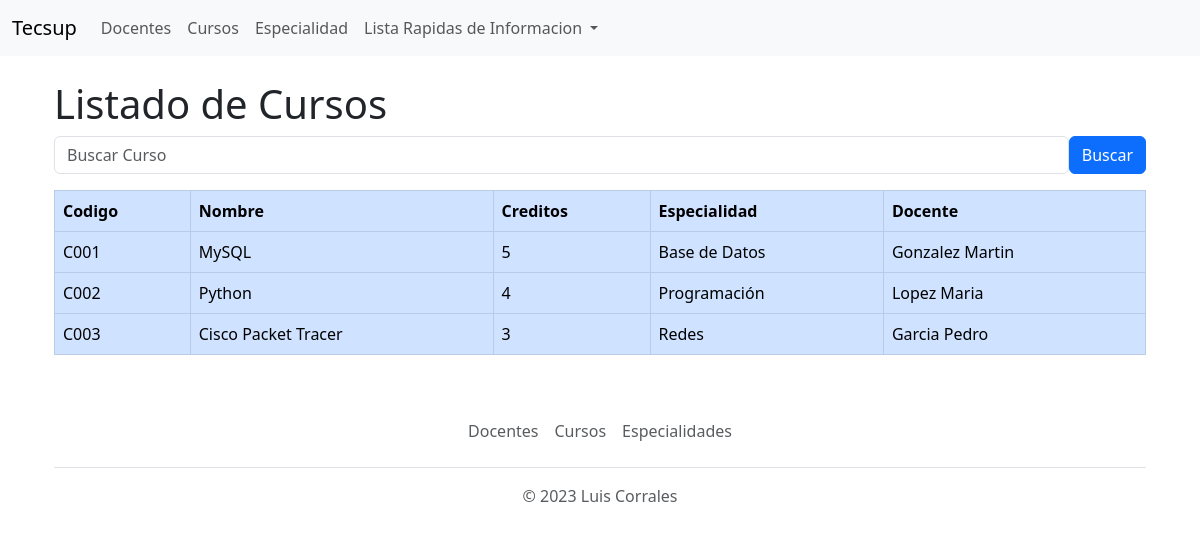
The page /listacursos (signed in) on the database as committed earlier.
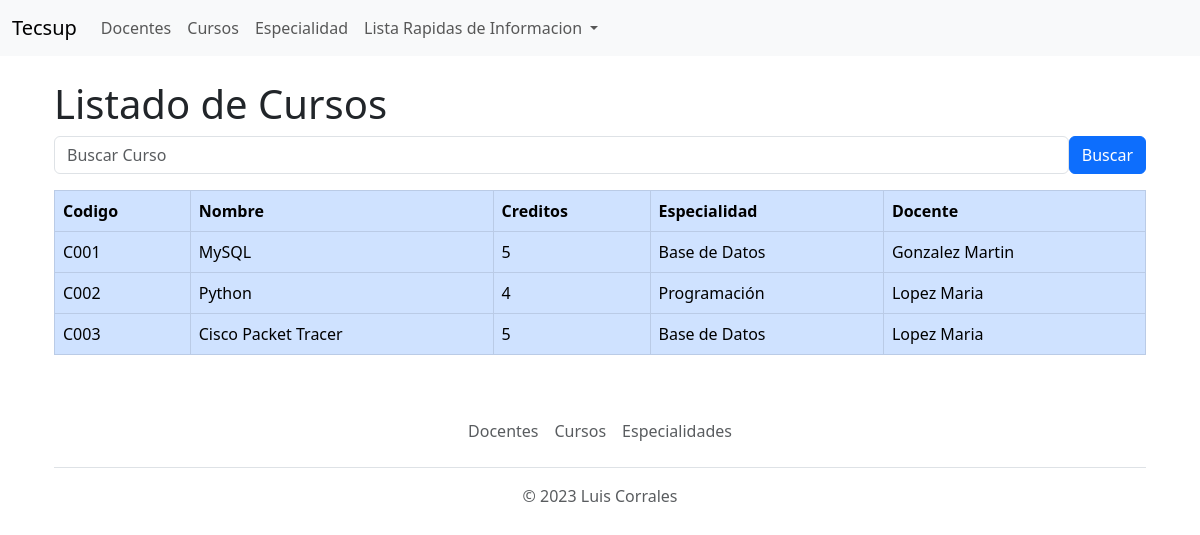
The same page on the database as committed later.
### Aplicaciones/Academico/models.py (models this page shows, shortened)
class Curso(models.Model):
    codigo = models.CharField(primary_key=True, max_length=6)
    nombre = models.CharField(max_length=50)
    creditos = models.PositiveIntegerField()
    especialidad = models.ForeignKey(Especialidad, on_delete=models.CASCADE)
    docente = models.ForeignKey(Docente, on_delete=models.CASCADE)

class Especialidad(models.Model):
    idEspecialidad = models.CharField(primary_key=True, max_length=6)
    nombre = models.CharField(max_length=50)
    descripcion = models.CharField(max_length=200)
    def __str__(self):
        return self.nombre

class Docente(models.Model):
    idDocente = models.CharField(primary_key=True, max_length=6)
    apellido = models.CharField(max_length=50)
    nombre = models.CharField(max_length=50)
    fingreso = models.DateField()
    dni = models.CharField(max_length=8)
    telefono = models.CharField(max_length=9)
    def __str__(self):
        return self.apellido + ' ' + self.nombre

### Aplicaciones/Academico/views.py (the view)
# urls.py: path('listacursos', views.listacursos, name='listacursos'),
@login_required(login_url='Academico:login')
def listacursos (request):
    cursosListado = Curso.objects.all()
    context = {'cursos': cursosListado}
    return render(request, 'ListaCursos.html', context)

### Aplicaciones/Academico/Templates/ListaCursos.html (shortened to what this page needs)
{%extends 'base.html'%}
{%block body%}
<div class="container">
    <div class="row">
        <div class="col-md-12">
            <h1>Listado de Cursos</h1>
            <div class = "row">
                <div class = "col-md-12">
                    <form action="/buscarcurso" method="post">
                        <div class="d-flex justify-content-between align-items-end">
                            <input type="text" name="cursobuscado" class="form-control" placeholder="Buscar Curso">
                            <input type="submit" value="Buscar" class="btn btn-primary">
                        </div>
                    </form>
                </div>
            <div class = "table-respnsive py2 mt-3">
                <table class="table table-hover table-bordered table-primary">
                    <thead>
                        <tr>
                            <th>Codigo</th>
                            <th>Nombre</th>
                            <th>Creditos</th>
                            <th>Especialidad</th>
                            <th>Docente</th>
                        </tr>
                    </thead>
                    <tbody>
                        {%for curso in cursos%}
                            <tr>
                                <td>{{curso.codigo}}</td>
                                <td>{{curso.nombre}}</td>
                                <td>{{curso.creditos}}</td>
                                <td>{{curso.especialidad}}</td>
                                <td>{{curso.docente}}</td>
                            </tr>
                        {%endfor%}
                    </tbody>
                </table>
            </div>
        </div>
    </div>
</div>
{%endblock%}

Rows that differ between the two databases and show on the page:
changed Curso "Cisco Packet Tracer": creditos "3" → "5"; especialidad "Redes" → "Base de Datos"; docente "Garcia Pedro" → "Lopez Maria"
